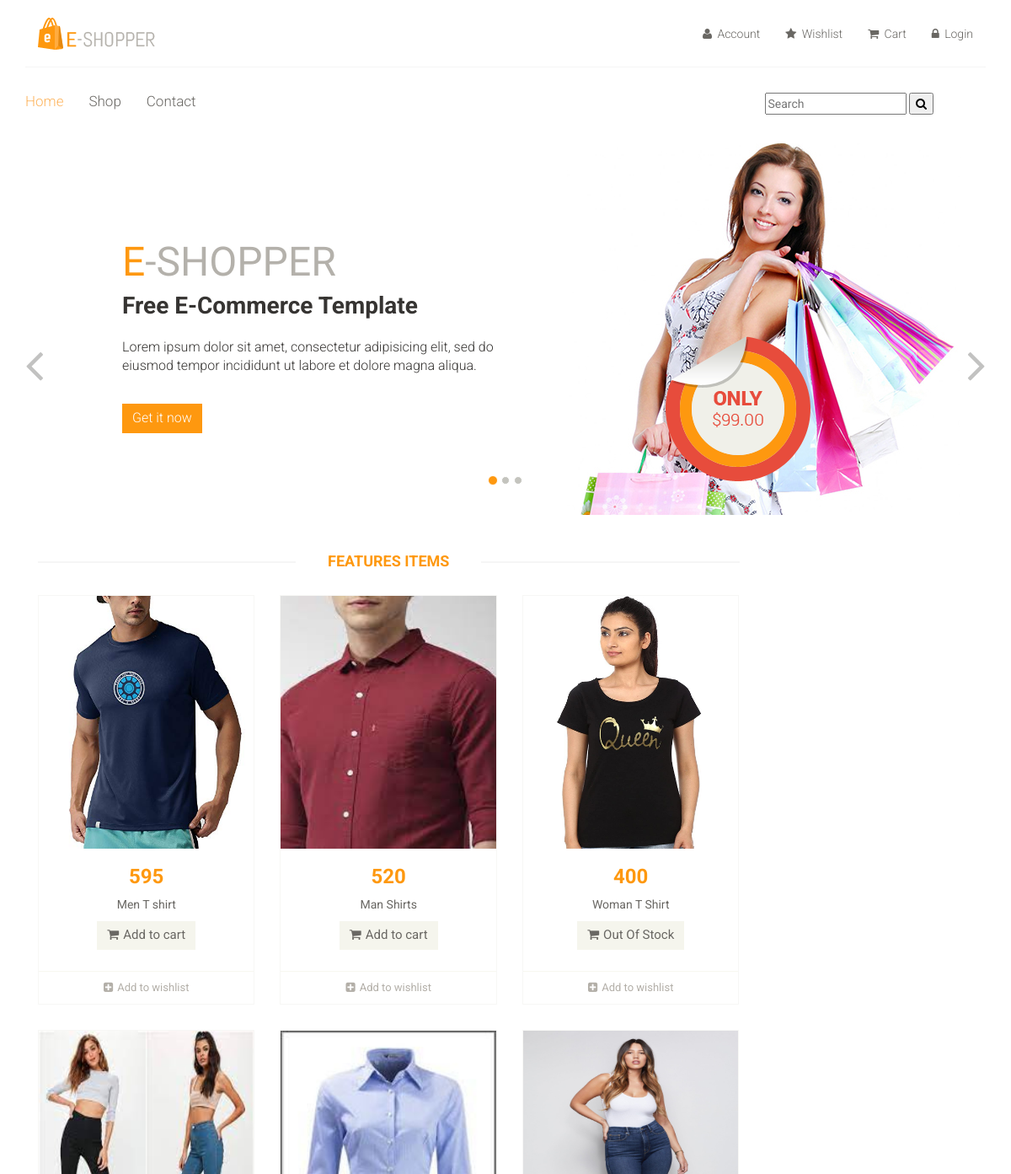
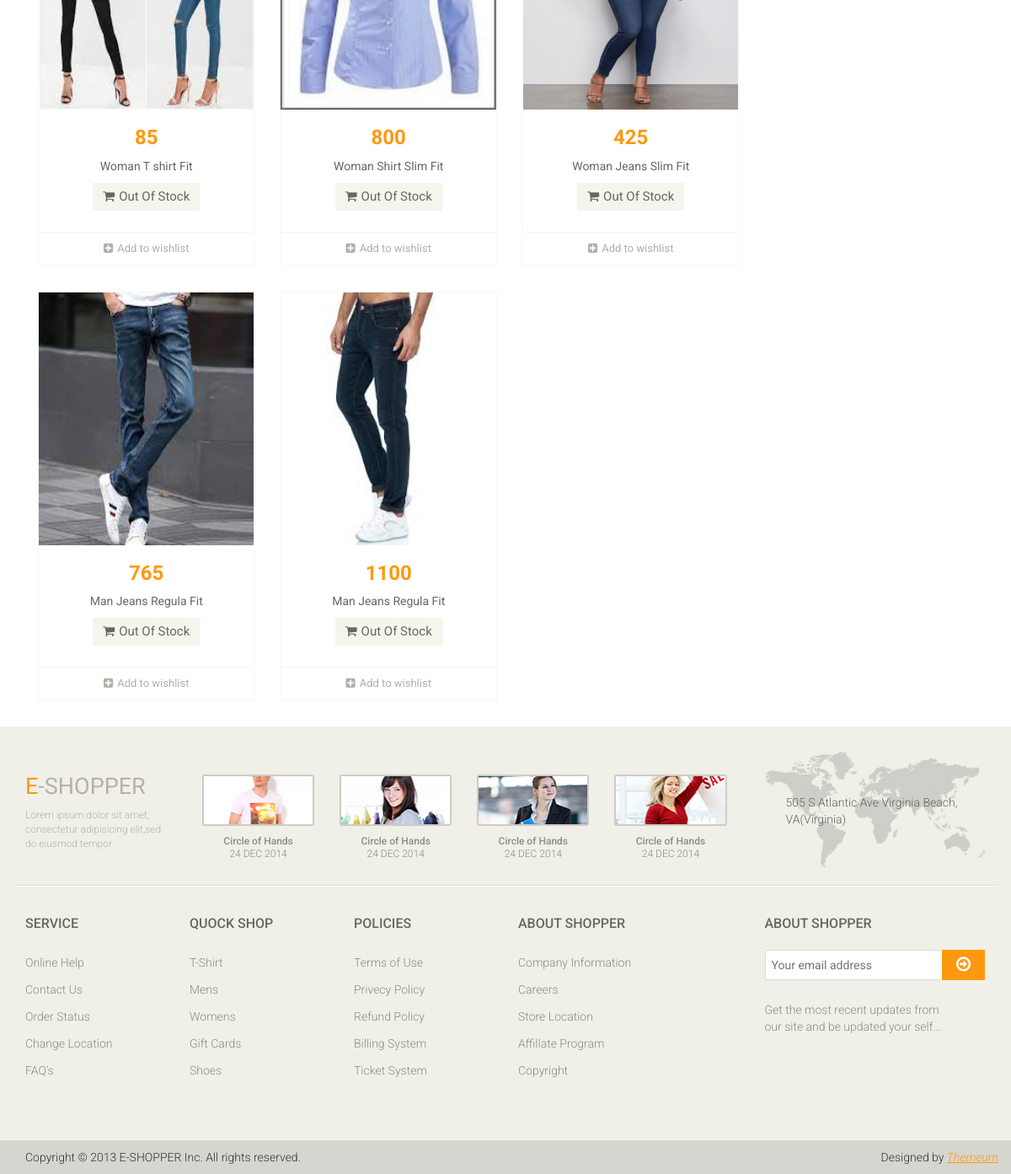
The page / on the database its author committed (2 pictures, top to bottom).
### mainApp/models.py (models this page shows, shortened)
class Product(models.Model):
    stock=models.BooleanField(default=False)
    name=models.CharField(max_length=50)
    desc=models.TextField()
    category=models.ForeignKey(Category,
                               on_delete=models.CASCADE)
    brand=models.ForeignKey(Brand,
                            on_delete=models.CASCADE)
    seller=models.ForeignKey(Seller,on_delete=models.CASCADE)
    basePrice=models.IntegerField()
    discount=models.IntegerField(default=0,
                                 null=True,blank=True)
    finalPrice=models.IntegerField(default=0,
                                   null=True,blank=True)
    red=models.BooleanField(default=False,
                            blank=True,null=True)
    green = models.BooleanField(default=False,
                              blank=True, null=True)
    black = models.BooleanField(default=False,
                              blank=True, null=True)
    white = models.BooleanField(default=False,
                              blank=True, null=True)
    pink = models.BooleanField(default=False,
                              blank=True, null=True)
    xs = models.BooleanField(default=False,
                              blank=True, null=True)
    s = models.BooleanField(default=False,
                              blank=True, null=True)
    m = models.BooleanField(default=False,
                              blank=True, null=True)
    l = models.BooleanField(default=False,
                              blank=True, null=True)
    xl = models.BooleanField(default=False,
                            blank=True, null=True)
    img1=models.ImageField(upload_to='images/',default=None,
                           blank=True,null=True)
    img2=models.ImageField(upload_to='images/',default=None,
                           blank=True,null=True)
    img3=models.ImageField(upload_to='images/',default=None,
                           blank=True,null=True)
    img4=models.ImageField(upload_to='images/',default=None,
                           blank=True,null=True)
    img5=models.ImageField(upload_to='images/',default=None,
                           blank=True,null=True)
    date=models.DateTimeField(auto_now=True)

### mainApp/views.py (the view)
# urls.py: path('',views.home),
def home(request):
    if(request.method=="POST"):
        msg=request.POST.get('message')
        p=Product.objects.filter(Q(name__icontains=msg))
    else:
        p=Product.objects.all()
    return render(request,"index.html",
                    {"Product":p})

### mainApp/templates/index.html (shortened to what this page needs)
{% load static %}
<!DOCTYPE html>
<html lang="en">
<head>
    <link href="{% static 'css/bootstrap.min.css' %}" rel="stylesheet">
    <link href="{% static 'css/font-awesome.min.css' %}" rel="stylesheet">
    <link href="{% static 'css/prettyPhoto.css' %}" rel="stylesheet">
    <link href="{% static 'css/price-range.css' %}" rel="stylesheet">
    <link href="{% static 'css/animate.css' %}" rel="stylesheet">
	<link href="{% static 'css/main.css' %}" rel="stylesheet">
	<link href="{% static 'css/responsive.css' %}" rel="stylesheet">
</head>
<body>
	<header id="header">
		<div class="header-middle">
			<div class="container">
				<div class="row">
					<div class="col-md-4 clearfix">
						<div class="logo pull-left">
							<a href="/"><img src="{% static 'images/home/logo.png' %}" alt="" /></a>
						</div>
					</div>
					<div class="col-md-8 clearfix">
						<div class="shop-menu clearfix pull-right">
							<ul class="nav navbar-nav">
								<li><a href="/profile/"><i class="fa fa-user"></i> Account</a></li>
								<li><a href="/wishlist/"><i class="fa fa-star"></i> Wishlist</a></li>
								<li><a href="/cart/"><i class="fa fa-shopping-cart"></i> Cart</a></li>
								{% if user.is_authenticated %}
								<li><a href="/logout/"><i class="fa fa-lock"></i> Logout</a></li>
								{% else %}
								<li><a href="/login/"><i class="fa fa-lock"></i> Login</a></li>
								{% endif %}
							</ul>
						</div>
					</div>
				</div>
			</div>
		</div>
		<div class="header-bottom">
			<div class="container">
				<div class="row">
					<div class="col-sm-9">
						<div class="mainmenu pull-left">
							<ul class="nav navbar-nav collapse navbar-collapse">
								<li><a href="/" class="active">Home</a></li>
								<li><a href="/shop/default/default/">Shop</a></li>
								<li><a href="/contact/">Contact</a></li>
							</ul>
						</div>
					</div>
					<div class="col-sm-3">
						<div class="">
							<form method="post">
								<input type="text" name="message" placeholder="Search"/>
								<button type="submit"><i class="fa fa-search"></i></button>
							</form>
						</div>
					</div>
				</div>
			</div>
		</div>
	</header>
	{% block body %}
	<section id="slider">
		<div class="container">
			<div class="row">
				<div class="col-sm-12">
					<div id="slider-carousel" class="carousel slide" data-ride="carousel">
						<ol class="carousel-indicators">
							<li data-target="#slider-carousel" data-slide-to="0" class="active"></li>
							<li data-target="#slider-carousel" data-slide-to="1"></li>
							<li data-target="#slider-carousel" data-slide-to="2"></li>
						</ol>
						<div class="carousel-inner">
							<div class="item active">
								<div class="col-sm-6">
									<h1><span>E</span>-SHOPPER</h1>
									<h2>Free E-Commerce Template</h2>
									<p>Lorem ipsum dolor sit amet, consectetur adipisicing elit, sed do eiusmod tempor incididunt ut labore et dolore magna aliqua. </p>
									<button type="button" class="btn btn-default get">Get it now</button>
								</div>
								<div class="col-sm-6">
									<img src="{% static 'images/home/girl1.jpg' %}" class="girl img-responsive" alt="" />
									<img src="{% static 'images/home/pricing.png' %}"  class="pricing" alt="" />
								</div>
							</div>
						</div>
						<a href="#slider-carousel" class="left control-carousel hidden-xs" data-slide="prev">
							<i class="fa fa-angle-left"></i>
						</a>
						<a href="#slider-carousel" class="right control-carousel hidden-xs" data-slide="next">
							<i class="fa fa-angle-right"></i>
						</a>
					</div>
				</div>
			</div>
		</div>
	</section>
	<section>
		<div class="container">
			<div class="row">
				<div class="col-sm-9 padding-right">
					<div class="features_items">
						<h2 class="title text-center">Features Items</h2>
						{% for i in Product %}
						<div class="col-sm-4">
							<div class="product-image-wrapper">
								<div class="single-products">
										<div class="productinfo text-center">
											<img src="{{i.img1.url}}" width="50px" height="300px" alt="" />
											<h2>{{i.finalPrice}}</h2>
											<p>{{i.name}}</p>
												{% if i.stock %}
												<a href="/product/{{i.id}}/" class="btn btn-default add-to-cart"><i class="fa fa-shopping-cart"></i>Add to cart</a>
												{% else %}
												<a href="/product/{{i.id}}/" class="btn btn-default add-to-cart" style="pointer-events: none"><i class="fa fa-shopping-cart"></i>Out Of Stock</a>
												{% endif %}
										</div>
										<div class="product-overlay">
											<div class="overlay-content">
											</div>
										</div>
								</div>
								<div class="choose">
									<ul class="nav nav-pills nav-justified">
										<li><a href="/wishlist/{{i.id}}/"><i class="fa fa-plus-square"></i>Add to wishlist</a></li>
									</ul>
								</div>
							</div>
						</div>
						{% endfor %}
					</div>
				</div>
			</div>
		</div>
	</section>
	{% endblock %}
	<footer id="footer">
		<div class="footer-top">
			<div class="container">
				<div class="row">
					<div class="col-sm-2">
						<div class="companyinfo">
							<h2><span>e</span>-shopper</h2>
							<p>Lorem ipsum dolor sit amet, consectetur adipisicing elit,sed do eiusmod tempor</p>
						</div>
					</div>
					<div class="col-sm-7">
						<div class="col-sm-3">
							<div class="video-gallery text-center">
								<a href="#">
									<div class="iframe-img">
										<img src="{% static 'images/home/iframe1.png' %}" alt="" />
									</div>
								</a>
								<p>Circle of Hands</p>
								<h2>24 DEC 2014</h2>
							</div>
						</div>
						<div class="col-sm-3">
							<div class="video-gallery text-center">
								<a href="#">
									<div class="iframe-img">
										<img src="{% static 'images/home/iframe2.png' %}" alt="" />
									</div>
								</a>
								<p>Circle of Hands</p>
								<h2>24 DEC 2014</h2>
							</div>
						</div>
						<div class="col-sm-3">
							<div class="video-gallery text-center">
								<a href="#">
									<div class="iframe-img">
										<img src="{% static 'images/home/iframe3.png' %}" alt="" />
									</div>
								</a>
								<p>Circle of Hands</p>
								<h2>24 DEC 2014</h2>
							</div>
						</div>
						<div class="col-sm-3">
							<div class="video-gallery text-center">
								<a href="#">
									<div class="iframe-img">
										<img src="{% static 'images/home/iframe4.png' %}" alt="" />
									</div>
								</a>
								<p>Circle of Hands</p>
								<h2>24 DEC 2014</h2>
							</div>
						</div>
					</div>
					<div class="col-sm-3">
						<div class="address">
							<img src="{% static 'images/home/map.png' %}" alt="" />
							<p>505 S Atlantic Ave Virginia Beach, VA(Virginia)</p>
						</div>
					</div>
				</div>
			</div>
		</div>
		<div class="footer-widget">
			<div class="container">
				<div class="row">
					<div class="col-sm-2">
						<div class="single-widget">
							<h2>Service</h2>
							<ul class="nav nav-pills nav-stacked">
								<li><a href="#">Online Help</a></li>
								<li><a href="#">Contact Us</a></li>
								<li><a href="#">Order Status</a></li>
								<li><a href="#">Change Location</a></li>
								<li><a href="#">FAQ’s</a></li>
							</ul>
						</div>
					</div>
					<div class="col-sm-2">
						<div class="single-widget">
							<h2>Quock Shop</h2>
							<ul class="nav nav-pills nav-stacked">
								<li><a href="#">T-Shirt</a></li>
								<li><a href="#">Mens</a></li>
								<li><a href="#">Womens</a></li>
								<li><a href="#">Gift Cards</a></li>
								<li><a href="#">Shoes</a></li>
							</ul>
						</div>
					</div>
					<div class="col-sm-2">
						<div class="single-widget">
							<h2>Policies</h2>
							<ul class="nav nav-pills nav-stacked">
								<li><a href="#">Terms of Use</a></li>
								<li><a href="#">Privecy Policy</a></li>
								<li><a href="#">Refund Policy</a></li>
								<li><a href="#">Billing System</a></li>
								<li><a href="#">Ticket System</a></li>
							</ul>
						</div>
					</div>
					<div class="col-sm-2">
						<div class="single-widget">
							<h2>About Shopper</h2>
							<ul class="nav nav-pills nav-stacked">
								<li><a href="#">Company Information</a></li>
								<li><a href="#">Careers</a></li>
								<li><a href="#">Store Location</a></li>
								<li><a href="#">Affillate Program</a></li>
								<li><a href="#">Copyright</a></li>
							</ul>
						</div>
					</div>
					<div class="col-sm-3 col-sm-offset-1">
						<div class="single-widget">
							<h2>About Shopper</h2>
							<form action="#" class="searchform">
								<input type="text" placeholder="Your email address" />
								<button type="submit" class="btn btn-default"><i class="fa fa-arrow-circle-o-right"></i></button>
								<p>Get the most recent updates from <br />our site and be updated your self...</p>
							</form>
						</div>
					</div>
				</div>
			</div>
		</div>
		<div class="footer-bottom">
			<div class="container">
				<div class="row">
					<p class="pull-left">Copyright © 2013 E-SHOPPER Inc. All rights reserved.</p>
					<p class="pull-right">Designed by <span><a target="_blank" href="http://www.themeum.com">Themeum</a></span></p>
				</div>
			</div>
		</div>
	</footer>
</body>
</html>

### rows shown on the page
Product: img1 (picture), finalPrice "595", name "Men T shirt"
Product: img1 (picture), finalPrice "520", name "Man Shirts"
Product: img1 (picture), finalPrice "400", name "Woman T Shirt"
Product: img1 (picture), finalPrice "85", name "Woman T shirt Fit"
Product: img1 (picture), finalPrice "800", name "Woman Shirt Slim Fit"
Product: img1 (picture), finalPrice "425", name "Woman Jeans Slim Fit"
Product: img1 (picture), finalPrice "765", name "Man Jeans Regula Fit"
Product: img1 (picture), finalPrice "1100", name "Man Jeans Regula Fit"
